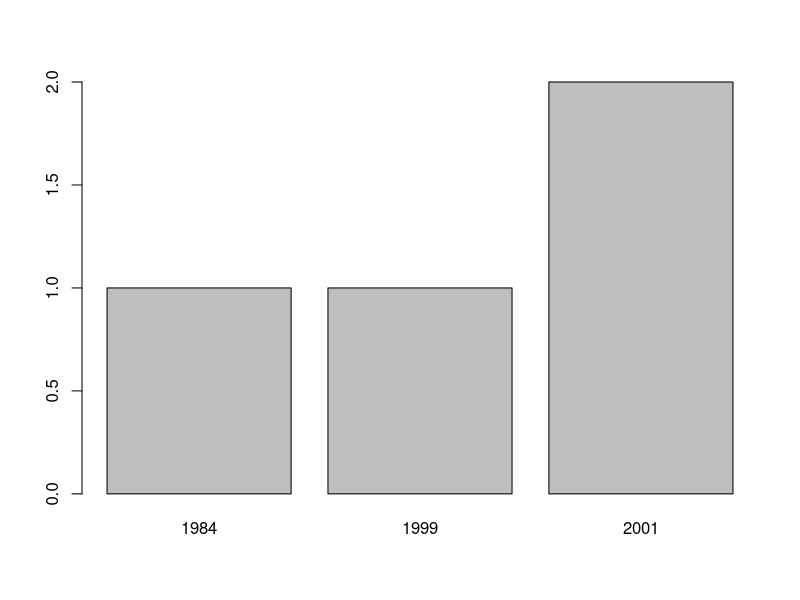

This chart was generated by the following R code:
# Adicionando valores aos vetores
nomefilme <- c('Matrix', 'Senhor dos Anéis', 'Harry Potter', 'O Exterminador do Futuro')
ano <- c(1999, 2001, 2001, 1984)
genero <- c('Ação', 'Medieval', 'Magia', 'Ação')

# Criando o Data Frame
locadora <- data.frame(nomefilme, ano, genero)
locadora

table(locadora$ano)
barplot(table(locadora$ano))
